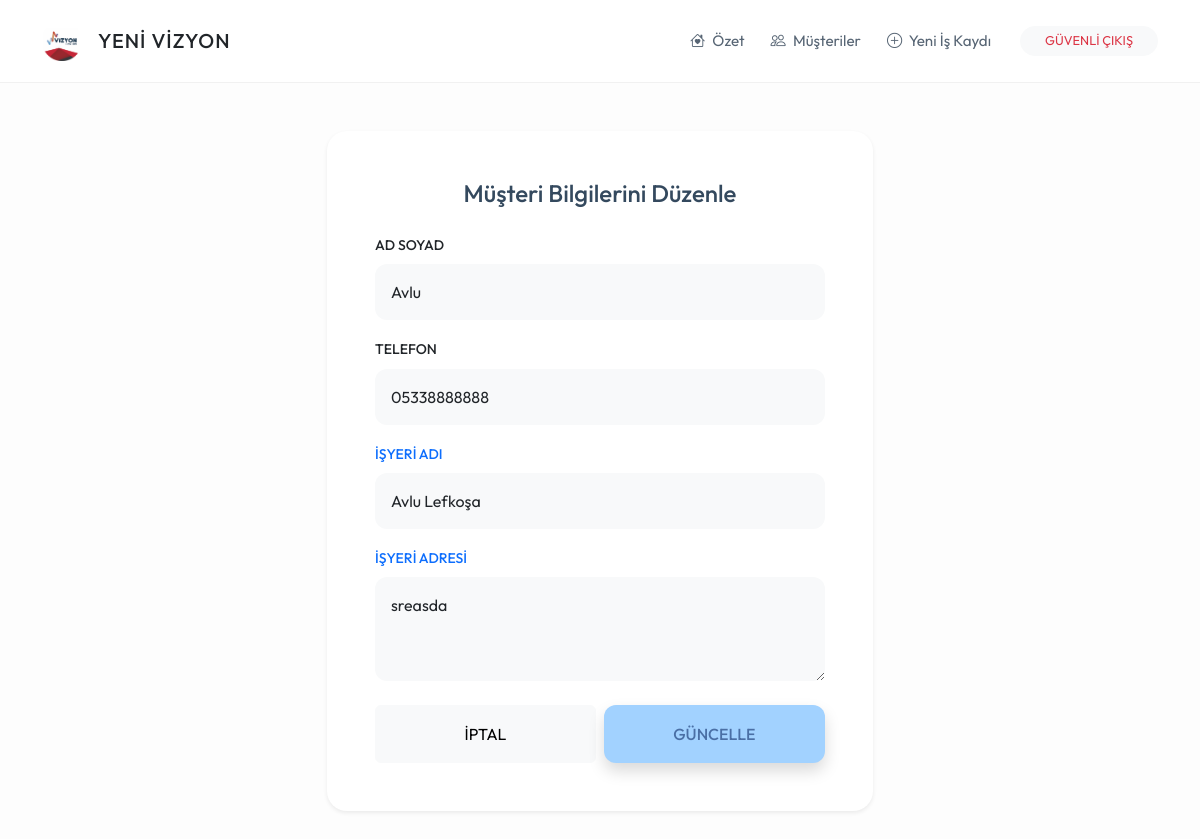
/musteri_duzenle/1 (signed in), run on an earlier commit of the app's database.
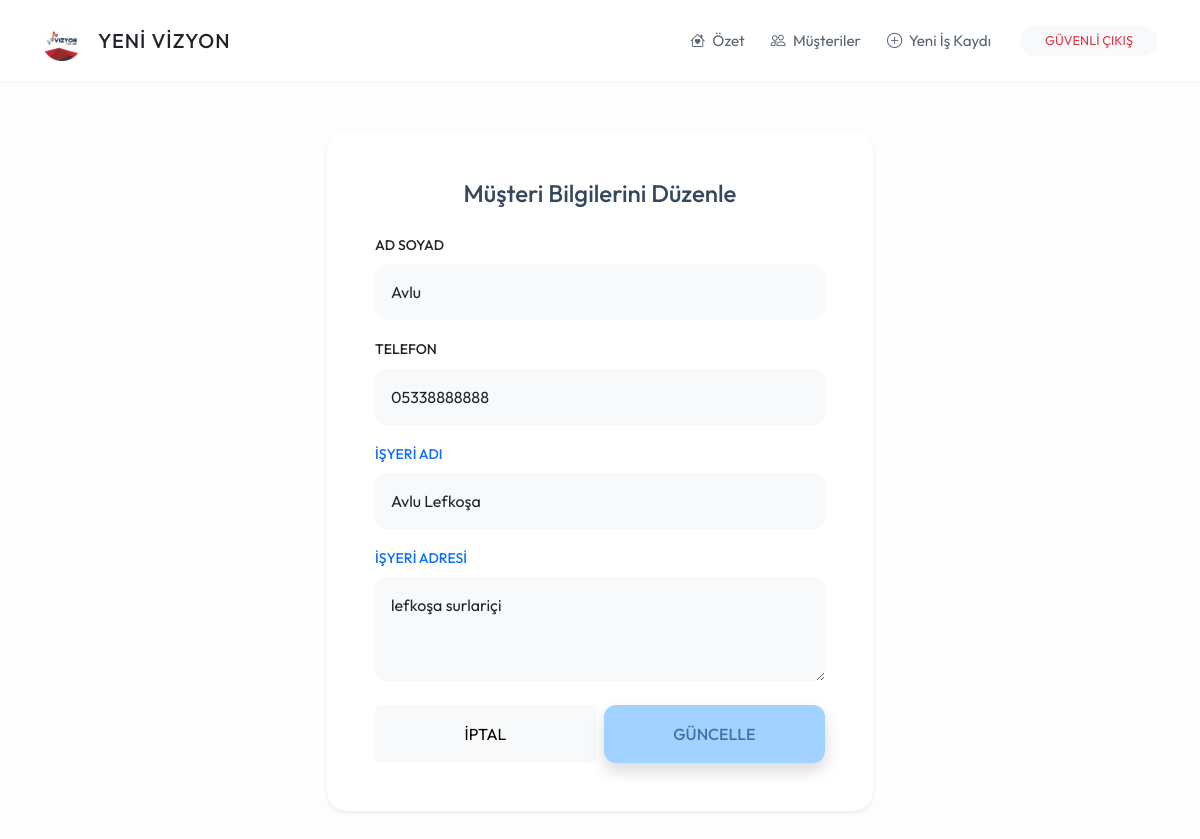
And on a later commit of the database.
### app.py (models this page shows)
class Musteri(db.Model):
    id = db.Column(db.Integer, primary_key=True)
    ad_soyad = db.Column(db.String(100), nullable=False)
    telefon = db.Column(db.String(20))
    isyeri_adi = db.Column(db.String(200))
    isyeri_adresi = db.Column(db.Text)
    durum = db.Column(db.String(20), default='Aktif')
    isler = db.relationship('IsKaydi', backref='sahibi', lazy=True)
    odemeler = db.relationship('Odeme', backref='musteri', lazy=True)

### app.py (the view, shortened to what this page needs)
@app.route('/musteri_duzenle/<int:id>', methods=['GET', 'POST'])
def musteri_duzenle(id):
    if 'logged_in' not in session: return redirect(url_for('index'))
    musteri = Musteri.query.get_or_404(id)
    return render_template('musteri_duzenle.html', musteri=musteri)

### templates/musteri_duzenle.html (shortened to what this page needs)
{% extends "base.html" %}
{% block content %}
<div class="row justify-content-center">
    <div class="col-md-6">
        <div class="card card-custom p-5 shadow-sm border-0">
            <h4 class="fw-bold mb-4 text-center" style="color: #34495e;">Müşteri Bilgilerini Düzenle</h4>
            <form action="/musteri_duzenle/{{ musteri.id }}" method="POST">
                <div class="mb-3">
                    <label class="form-label small fw-medium">AD SOYAD</label>
                    <input type="text" name="ad_soyad" class="form-control border-0 bg-light p-3" style="border-radius: 12px;" value="{{ musteri.ad_soyad }}" required>
                </div>
                <div class="mb-3">
                    <label class="form-label small fw-medium">TELEFON</label>
                    <input type="text" name="telefon" class="form-control border-0 bg-light p-3" style="border-radius: 12px;" value="{{ musteri.telefon or '' }}">
                </div>
                <div class="mb-3">
                    <label class="form-label small fw-medium text-primary">İŞYERİ ADI</label>
                    <input type="text" name="isyeri_adi" class="form-control border-0 bg-light p-3" style="border-radius: 12px;" value="{{ musteri.isyeri_adi or '' }}">
                </div>
                <div class="mb-4">
                    <label class="form-label small fw-medium text-primary">İŞYERİ ADRESİ</label>
                    <textarea name="isyeri_adresi" class="form-control border-0 bg-light p-3" style="border-radius: 12px;" rows="3">{{ musteri.isyeri_adresi or '' }}</textarea>
                </div>
                <div class="d-flex gap-2">
                    <a href="/musteriler" class="btn btn-light w-50 py-3">İPTAL</a>
                    <button type="submit" class="btn btn-yvr-primary w-50 py-3 shadow">GÜNCELLE</button>
                </div>
            </form>
        </div>
    </div>
</div>
{% endblock %}

What changed in the data, as far as the page shows it:
changed Musteri "Avlu": isyeri_adresi "sreasda" → "lefkoşa surlariçi"
